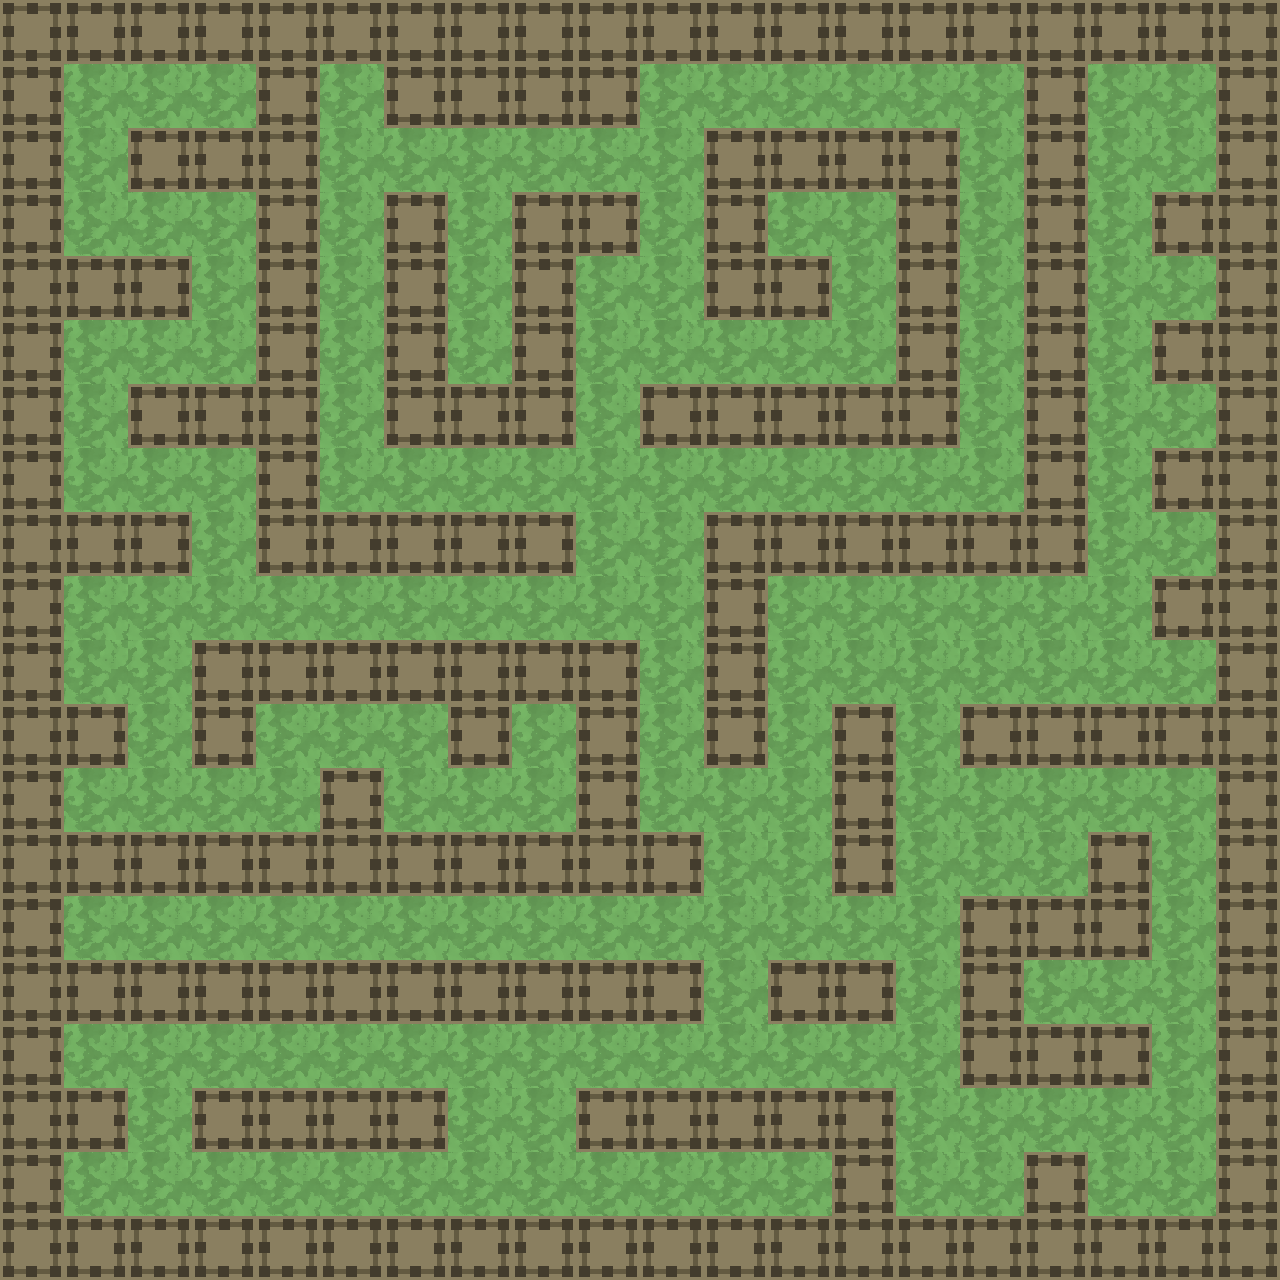

The image is a tile-based game level rendered from a .tmx file. Its description and source (layers, tilesets, objects; grid data summarised) follow:
An orthogonal 20x20 tile map with 64x64 px tiles, 1 tile layer (Capa de Patrones 1).

<map version="1.0" orientation="orthogonal" renderorder="right-down" width="20" height="20" tilewidth="64" tileheight="64" nextobjectid="1">
 <tileset firstgid="1" name="biTex" tilewidth="64" tileheight="64" tilecount="2" columns="2">
  <image source="biTextura.png" width="128" height="64" />
 </tileset>
 <layer name="Capa de Patrones 1" width="20" height="20">
  <data>[400 cells, 400 non-empty, 2 distinct tile ids]</data>
 </layer>
</map>